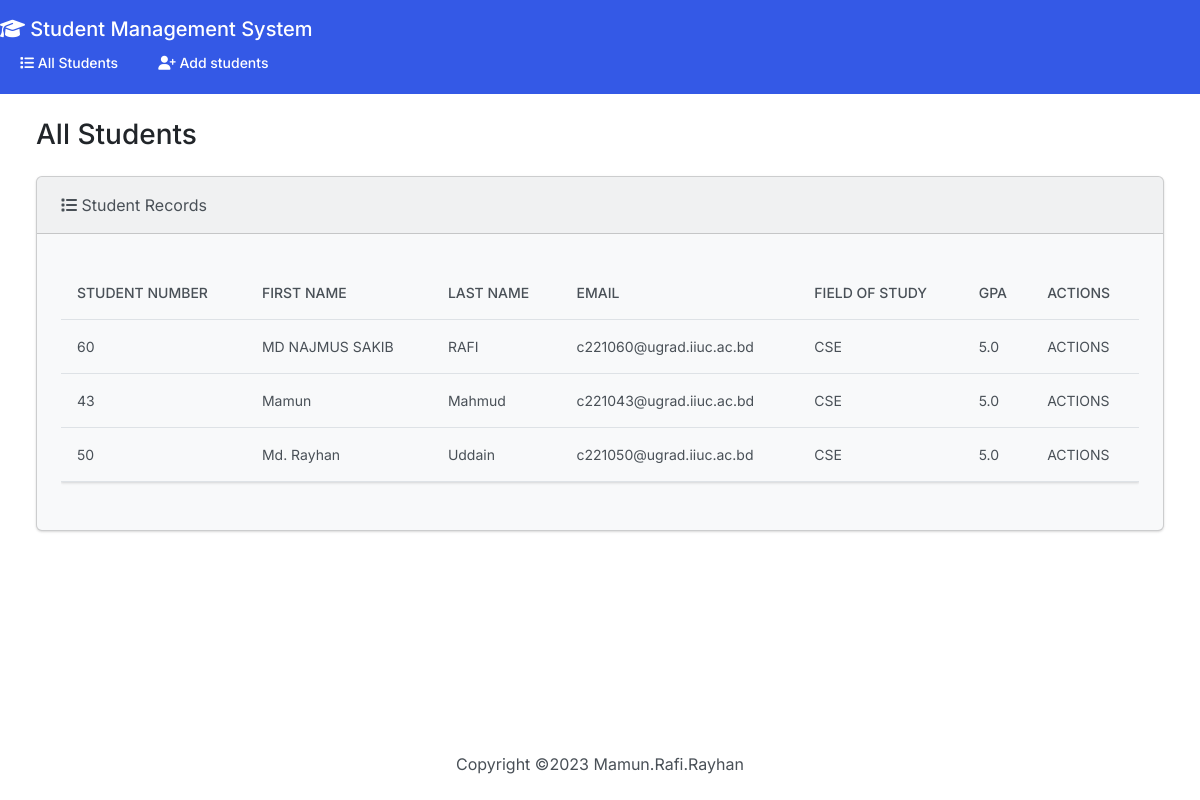
The page / on the database its author committed.
### students/models.py (models this page shows, shortened)
class Student(models.Model):
    student_number= models.PositiveIntegerField()
    first_name = models.CharField(max_length=50)
    last_name = models.CharField(max_length=50)
    email = models.EmailField(max_length=100)
    field_of_study = models.CharField(max_length=50)
    gpa = models.FloatField()

### students/views.py (the view)
# urls.py: path('',views.index,name='index'),
def index(request):
    return render(request, 'student/index.html',{
        'students' : Student.objects.all(),
    })

### students/templates/student/index.html (shortened to what this page needs)
{% load static %}
<!DoCTYPE html>
<html lang="en">
<head>
    <link rel="stylesheet" href="https://cdnjs.cloudflare.com/ajax/libs/font-awesome/6.4.0/css/all.min.css">
    <link href ="{% static 'css/bootstrap.min.css' %}" rel="stylesheet">
    <body class="d-flex flex-column min-vh-100">
        <nav class="navbar navbar-expand-lg navbar-dark bg-primary">
            <div clas s="container-fluid">
              <a class="navbar-brand" href="#">
                <i class="fa-solid fa-graduation-cap fa-ig"></i> Student Management System
              </a>
              <div class="collapse navbar-collapse" id="navbarColor01">
                <ul class="navbar-nav me-auto">
                  <li class="nav-item">
                    <a class="nav-link" href="#">
                      <i class="fa-solid fa-list fa-ig"></i>  All Students
                    </a>
                  </li>
                  <li class="nav-item">
                    <a class="nav-link" href="#">
                      <i class="fa-solid fa-user-plus fa-ig"></i>  Add students
                    </a>
                  </li>
                </ul>
              </div>
            </div>
          </nav>
       <div class="container-fluid">
        <h3 class="m-4">All Students</h3>
        <div clas="row">
            <div class="col-12">
              {% if students %}
              <div class="card bg-light ms-4 me-4 mb-4">
                <div class="card-header">
                  <i class="fa-solid fa-list fa-ig"></i> Student Records
                </div>
                <div class="card-body">
                  <p class="card-text">
                    <div class="table-responsive">
                      <table class="table table-hover">
                        <thead>
                          <tr>
                            <th scope="col">Student Number</th>
                            <th scope="col">First Name</th>
                            <th scope="col">Last Name</th>
                            <th scope="col">Email</th>
                            <th scope="col">Field of Study</th>
                            <th scope="col">GPA</th>
                            <th scope="col">Actions</th>
                          </tr>
                        </thead>
                        <tbody>
                           {% for student in students %}
                           <tr>
                            <td>{{ student.student_number }}</td>
                            <td>{{ student.first_name }}</td>
                            <td>{{ student.last_name }}</td>
                            <td>{{ student.email }}</td>
                            <td>{{ student.field_of_study }}</td>
                            <td>{{ student.gpa }}</td>
                            <td>ACTIONS</td>
                           </tr>
                           {% endfor %}
                        </tbody>
                      </table>
                    </div>
                  </p>
                </div>
              </div>
              {% else %}
                <h5 class="alert alert-primary ms-4 me-4">No Student Records</h5>
              {% endif %}
            </div>
        </div>
       </div>
       <footer class="mt-auto mb-4">
    <div class="text-center">
    <span>
        Copyright &copy;<script>document.write(new Date().getFullYear());</script> Mamun.Rafi.Rayhan
    </span>
    </div >
    </footer>
    </body>
</head>
</html>

### rows shown on the page
Student: student_number "60", first_name "MD NAJMUS SAKIB", last_name "RAFI", email "c221060@ugrad.iiuc.ac.bd", field_of_study "CSE", gpa "5.0"
Student: student_number "43", first_name "Mamun", last_name "Mahmud", email "c221043@ugrad.iiuc.ac.bd", field_of_study "CSE", gpa "5.0"
Student: student_number "50", first_name "Md. Rayhan", last_name "Uddain", email "c221050@ugrad.iiuc.ac.bd", field_of_study "CSE", gpa "5.0"
